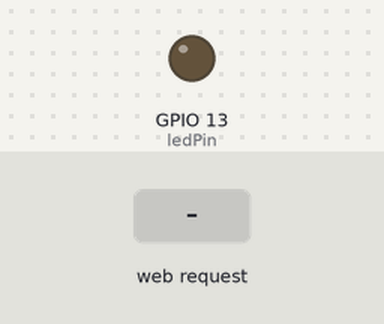
This sketch was run on a simulated ESP8266 (NodeMCU). On the bench: output pins drawn as LEDs (lit = HIGH). The test bench sets the inputs (shaded band). WiFi joins after 1.5 s; servers stay silent unless stated; what the sketch prints to the serial monitor is not drawn.

Above: at 3.2 s.
3.3 s: HTTP request GET /turnon received
At 4.3 s:
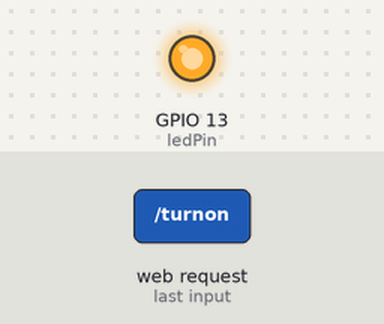
4.8 s: HTTP request GET /turnoff received
At 5.5 s:
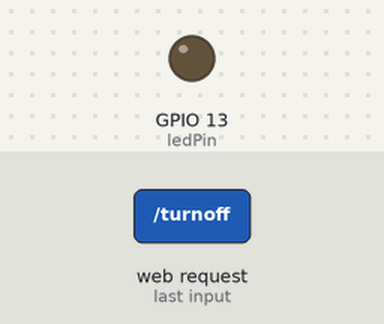
Timing chart, 0 to 7.8 s (numbered marks = the images above; inputs shaded):
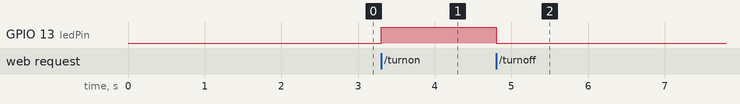

Measured:
- after the input at 3.3 s, GPIO 13 (ledPin): LOW → HIGH at once
- after the input at 4.8 s, GPIO 13 (ledPin): HIGH → LOW at once

The sketch:

SmartLightControl.ino
```cpp
#include <ESP8266WiFi.h>
#include <ESP8266WebServer.h>

const char* ssid = "YourSSID";
const char* password = "YourPassword";

ESP8266WebServer server(80); // Create a web server on port 80

int ledPin = 13;  // Pin connected to LED

void setup() {
  Serial.begin(115200);
  pinMode(ledPin, OUTPUT);

  // Connect to Wi-Fi
  WiFi.begin(ssid, password);
  while (WiFi.status() != WL_CONNECTED) {
    delay(1000);
    Serial.println("Connecting to WiFi...");
  }
  Serial.println("Connected to WiFi");

  // Define routes for turning LED on and off
  server.on("/turnon", []() {
    digitalWrite(ledPin, HIGH);
    server.send(200, "text/plain", "LED is ON");
  });

  server.on("/turnoff", []() {
    digitalWrite(ledPin, LOW);
    server.send(200, "text/plain", "LED is OFF");
  });

  server.begin();
  Serial.println("Server started");
}

void loop() {
  server.handleClient();
}
```
